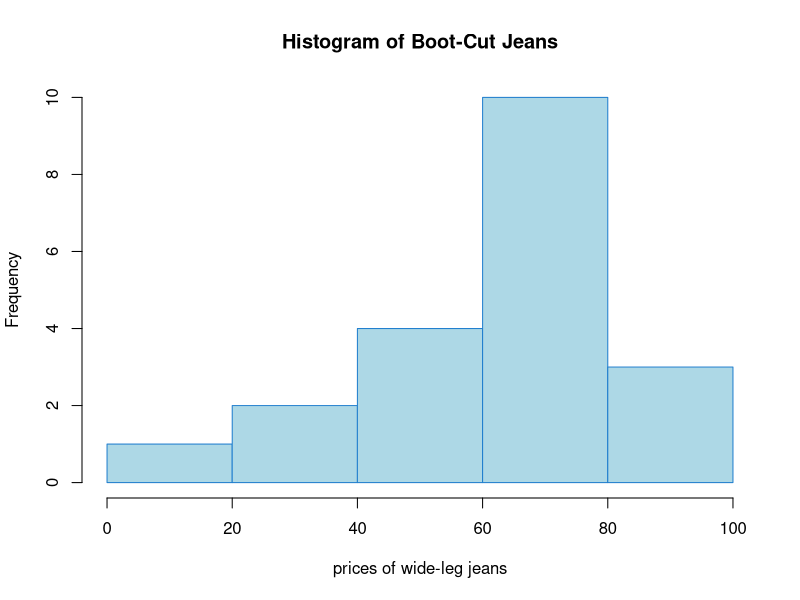
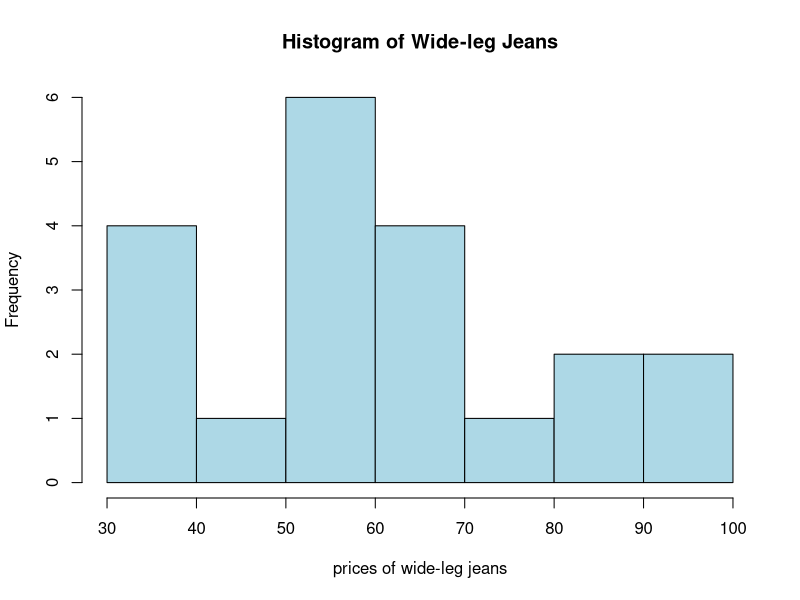
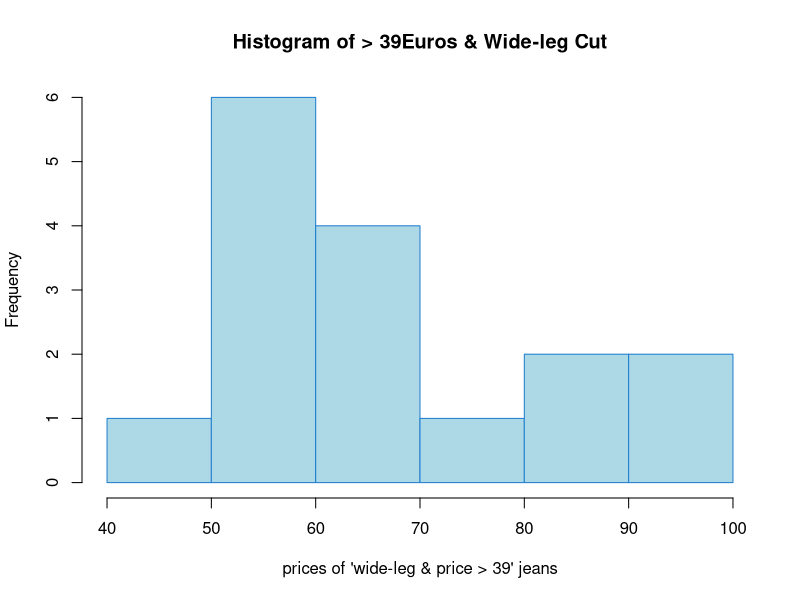
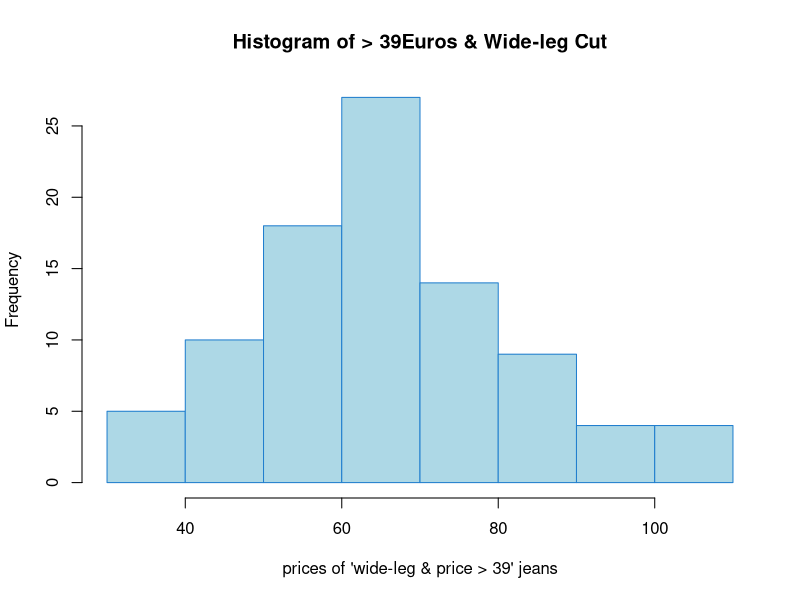

Write R code to recreate these figures, in order. (Note: this script raises an error after producing the figures.)
## ---- chunk 1
# Create a vector
my_vector = c(10, 20, 30, 40, 50)

# Access the first element
element_1 = my_vector[1]
print(element_1)  # Output: 10

# Access the third element
element_3 = my_vector[3]
print(element_3)  # Output: 30

## ---- chunk 2
# Access the first three elements
elements_1_to_3 = my_vector[1:3]
print(elements_1_to_3)  # Output: 10 20 30
## ---- chunk 3
# Create a matrix
my_matrix = matrix(1:9, nrow = 3, ncol = 3)

# Access the element in the second row and third column
element_2_3 = my_matrix[2, 3]
print(element_2_3)  # Output: 6
## ---- chunk 4
# Access the second row
row_2 = my_matrix[2, ]
print(row_2)  # Output: 4 5 6

# Access the first column
col_1 = my_matrix[, 1]
print(col_1)  # Output: 1 2 3

## ---- chunk 5
# Create a data frame
my_dataframe = data.frame(
  ItemType = rep(c("jeans"), 100),
  Price = round(rnorm(100, 60, 20), digits = 0),
  Cut = rep(c("boot", "7/8", "skinny", "wide leg", "boyfriend"), 20)
)

# get a glimpse of the data
head(my_dataframe)

# Access the second row
row_2 = my_dataframe[2, ]
print(row_2)


# Access the entire first column
col_2 = my_dataframe[ ,2]
col_2[1:50]


# Access the 'Age' column using column name
allCuts = my_dataframe$Cut
allCuts[1:20]  # Output: 25 30 22

# get the type of the Item Type 
typeof(allCuts)

# get the categories within Item Type
levels(allCuts) # returns NUll....why?

# turn the variable into factor 
my_dataframe$Cut = factor(my_dataframe$Cut)


# get the categories within Item Type
levels(my_dataframe$Cut)
## ---- chunk 6
condition_boot = my_dataframe$Cut == "boot"

my_dataframe_boot = my_dataframe[condition_boot,]

#get a glimpse of the new dataframe using the head(). Use the ? mark to learn about the function head (or any other function)
head(my_dataframe_boot, n = 20) # n stands for the number of top observations you wish to see out of the dataframe 


# bonus...lets see the distribution of the prices of boot cuts 
hist(my_dataframe[condition_boot, 2],
      col = "lightblue", border = "#227FCE",
     main = paste("Histogram of Boot-Cut Jeans"),
     xlab = "prices of wide-leg jeans")
## ---- chunk 7
# bonus...lets see the distribution of the prices of wide leg cuts looks similar....
condition_wide = my_dataframe$Cut == "wide leg"

hist(my_dataframe[condition_wide, 2],
     col = "lightblue", border = "black",
     main = paste("Histogram of Wide-leg Jeans"),
     xlab = "prices of wide-leg jeans"
     )
## ---- chunk 8
# condition that will select both wide cuts and those that cost more than 59Euro
condition_wide_39 = my_dataframe$Cut == "wide leg" & my_dataframe$Price > 39
head(condition_wide_39)

data_wide_39 = my_dataframe[condition_wide_39,]

hist(data_wide_39[,2],
     col = "lightblue", border = "#227FCE",
     main = paste("Histogram of > 39Euros & Wide-leg Cut"),
     xlab = "prices of 'wide-leg & price > 39' jeans"
     )
## ---- chunk 9
# condition that will select both wide cuts and those that cost more than 59Euro
condition_wide_or_39 = my_dataframe$Cut == "wide leg" | my_dataframe$Price > 39
head(condition_wide_or_39)

data_wide_or_39 = my_dataframe[condition_wide_or_39,]

hist(data_wide_or_39[,2],
     col = "lightblue", border = "#227FCE",
     main = paste("Histogram of > 39Euros & Wide-leg Cut"),
     xlab = "prices of 'wide-leg & price > 39' jeans"
     )
## ---- chunk 10
# Access the element in the second row and third column
element = my_dataframe[2, 3]
print(element)

## ---- chunk 11
# Extend the dataframe
my_dataframe$Brand = rep(c("expensive","top", "middle", "affordable", "cheap"), 120)

# Extract the entire second row
dataframe_first10rows = my_dataframe[1:10, ]
print(dataframe_first10rows)
## ---- chunk 12
# Define condition
condition_brandCategory = my_dataframe$Brand == "affordable"

# filter according to this condition
filtered_cat = my_dataframe[condition_brandCategory,]

# print the filtered dataset
print(filtered_cat)

# create a histogram
#hist(filtered_cat$Price)
## ---- chunk 13
# Define condition
condition_brand_price = my_dataframe$Brand == "affordable" & my_dataframe$Price < 30

# filter according to this condition
filtered_ctgs = my_dataframe[condition_brand_price,]

# print the filtered dataset
print(filtered_ctgs)

# create a histogram
# hist(filtered_ctgs$Price)
## ---- chunk 14
# Extend the data frame with 'item ID' column
my_dataframe$ID <- c(1:600)

# take a plimse of the data with the head() function

head(my_dataframe)

# Select only the ID 1-100
id_1_100 <- my_dataframe[1:100, ]
id_1_100 <- my_dataframe[1:100, ]

print(id_1_100)
